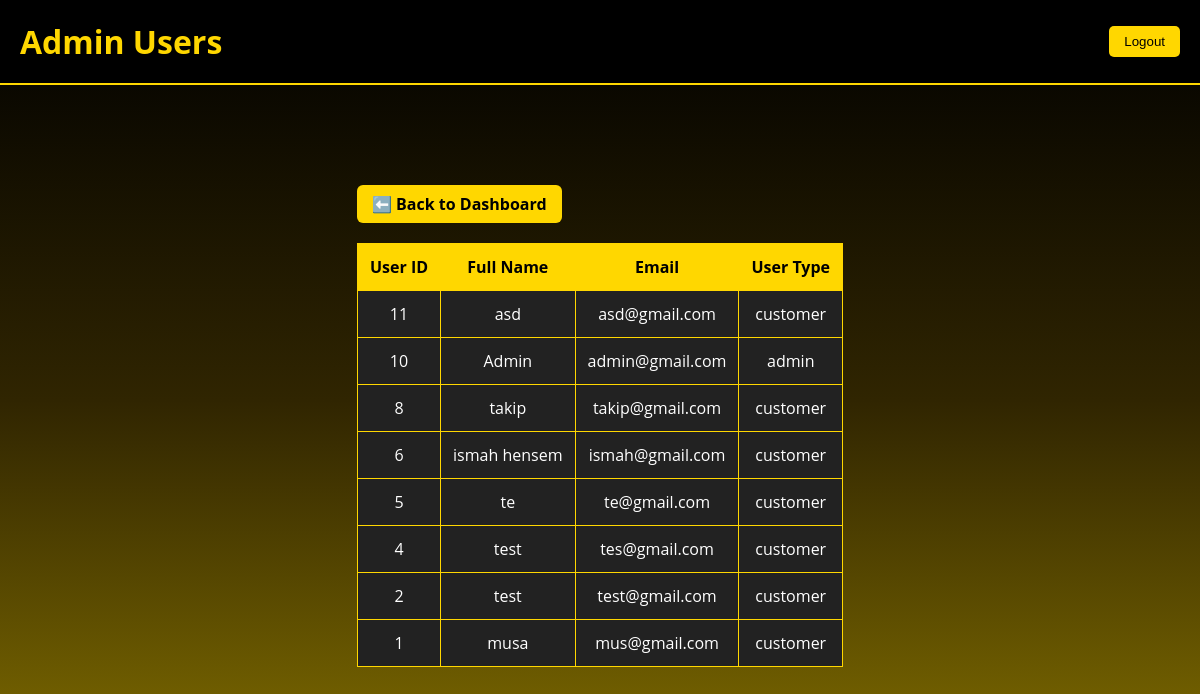
Page /ivory_palace/admin_users.php (signed in) on the committed database.
### tables this page shows
CREATE TABLE `user` (
  `user_id` int(11) NOT NULL,
  `full_name` varchar(100) NOT NULL,
  `email` varchar(100) NOT NULL,
  `password` varchar(255) NOT NULL,
  `user_type` varchar(20) DEFAULT 'customer'
);

### ivory_palace/admin_users.php (the view, shortened to what this page needs)
<?php
include 'db_connect.php';
$sql = "SELECT * FROM user ORDER BY user_id DESC";
$result = $conn->query($sql);
?>
<!DOCTYPE html>
<html lang="en">
<head>
<link rel="stylesheet" href="style.css">
</head>
<body>
<header>
<h1>Admin Users</h1>
<form action="logout.php" method="POST">
<button type="submit" class="logout-btn">Logout</button>
</form>
</header>
<main class="main-content">
<a href="admin_dashboard.php" class="back-btn">⬅️ Back to Dashboard</a>
<table>
<tr>
<th>User ID</th>
<th>Full Name</th>
<th>Email</th>
<th>User Type</th>
</tr>
<?php if($result->num_rows > 0): ?>
    <?php while($row = $result->fetch_assoc()): ?>
<tr>
<td><?= $row['user_id'] ?></td>
<td><?= $row['full_name'] ?></td>
<td><?= $row['email'] ?></td>
<td><?= $row['user_type'] ?></td>
</tr>
    <?php endwhile; ?>
<?php else: ?>
<tr><td colspan="4">No users found.</td></tr>
<?php endif; ?>
</table>
</main>
</body>
</html>

### ivory_palace/style.css (style rules this page uses)
body { font-family: 'Segoe UI', Tahoma, Geneva, Verdana, sans-serif; background: linear-gradient(to bottom, #000000 0%, #1a1a1a 40%, #c8c6ba 100%); min-height: 100vh; color: #EEEEEE; margin: 0; padding: 0; height: 100%; display: flex; flex-direction: column; }
main { flex: 1; }
header { padding: 1rem; display: flex; justify-content: center; align-items: center; color: #EEEEEE; position: relative; }
:root { --line-thickness: 10px; --line-gap: 20px; }

### ivory_palace/admin_users.php (style rules this page uses)
body { font-family: 'Open Sans', sans-serif; background: linear-gradient(to bottom, #000, #302501ff, #857100ff); color: #fff; margin:0; padding:0; }
header { display:flex; justify-content:space-between; align-items:center; padding:20px; background:#000; border-bottom:2px solid #ffd700; }
header h1 { color:#ffd700; margin:0; }
.logout-btn { background:#ffd700; color:#000; border:none; padding:8px 15px; border-radius:5px; cursor:pointer; }
.main-content { max-width:1200px; margin:100px auto 30px auto; padding:0 20px; }
table { width:100%; border-collapse:collapse; }
th, td { padding:12px; border:1px solid #ffd700; text-align:center; }
th { background: #ffd700; color: #000; }
td { background:#222; }
.back-btn { display: inline-block; margin-bottom: 20px; padding: 8px 15px; background: #ffd700; color: #000; border-radius: 6px; text-decoration: none; font-weight: bold; transition: 0.3s; }

### rows in the picture
user: user_id "11", full_name "asd", email "asd@gmail.com", user_type "customer"
user: user_id "10", full_name "Admin", email "admin@gmail.com", user_type "admin"
user: user_id "8", full_name "takip", email "takip@gmail.com", user_type "customer"
user: user_id "6", full_name "ismah hensem", email "ismah@gmail.com", user_type "customer"
user: user_id "5", full_name "te", email "te@gmail.com", user_type "customer"
user: user_id "4", full_name "test", email "tes@gmail.com", user_type "customer"
user: user_id "2", full_name "test", email "test@gmail.com", user_type "customer"
user: user_id "1", full_name "musa", email "mus@gmail.com", user_type "customer"
